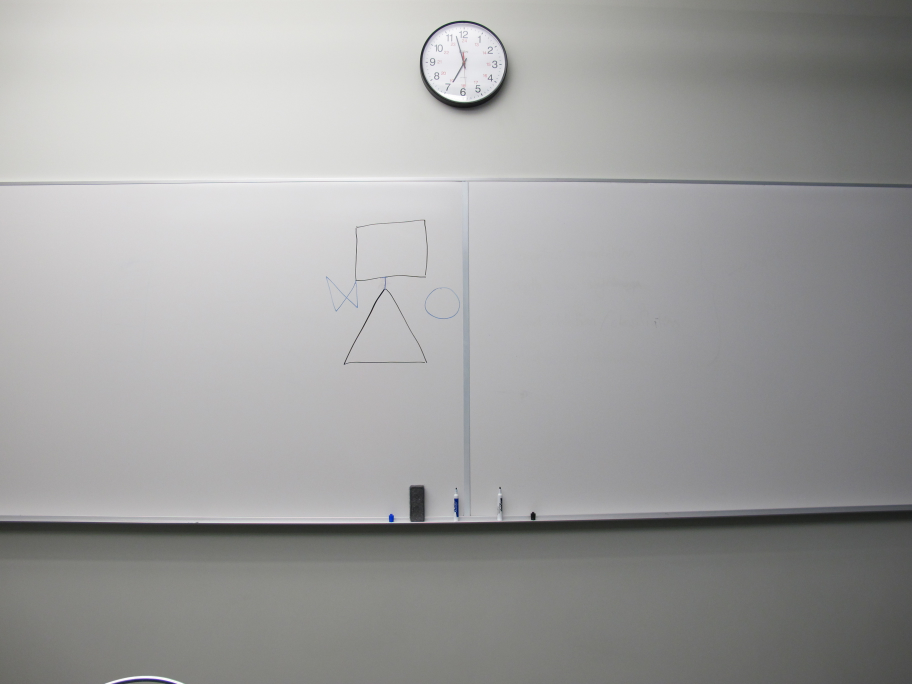
%> input picture images/new/init.JPG, 3648 x 2736 px (shown at 1/4 size)
$ octave realCase.m   (GNU Octave 9; MATLAB toolbox functions it lacks are replaced by stand-ins)
%> lines starting %> are read from the running program, lines starting %| are printed output that depends on the picture
### scripts/returnContour.m
function [ x_bar,y_bar ] = returnContour( img,titletext )
%RETURNCONTOUR This function ask user to select the ROI on a given image
%  It returns the x_bar and y_bar of the countours points in selected ROI
figure('name',titletext),
imshow(img);
% ask user to select a rectangle
rect = getrect;
mask = img(floor(rect(2)):floor(rect(2)+rect(4)),floor(rect(1)):floor(rect(1)+rect(3)));
% create the mask with graythresh value
R = im2bw(mask,graythresh(mask));
img(floor(rect(2)):floor(rect(2)+rect(4)),floor(rect(1)):floor(rect(1)+rect(3))) = double(~R).*255;
imshow(img);
% extract the position from original image
[r,c] = ind2sub(size(R),find(R==0));
y_bar = mean(r)+rect(2);
x_bar = mean(c)+rect(1);
end

### scripts/realCase.m
clear;close;
%% The parameters of the camera we used in this project
g_f = 6.1;
dx = 7.44/3648;
dy = 5.58/2736;
g_fx = g_f/dx;
g_fy = g_f/dy;
% Pre-set parameters of pan and roll angles in degree
pan_angle = 9;
til_angle = 6;
%% Read Real Image from files and
imgInitR = imread('../images/new/init.JPG');
imgPanR = imread('../images/new/p9.JPG');
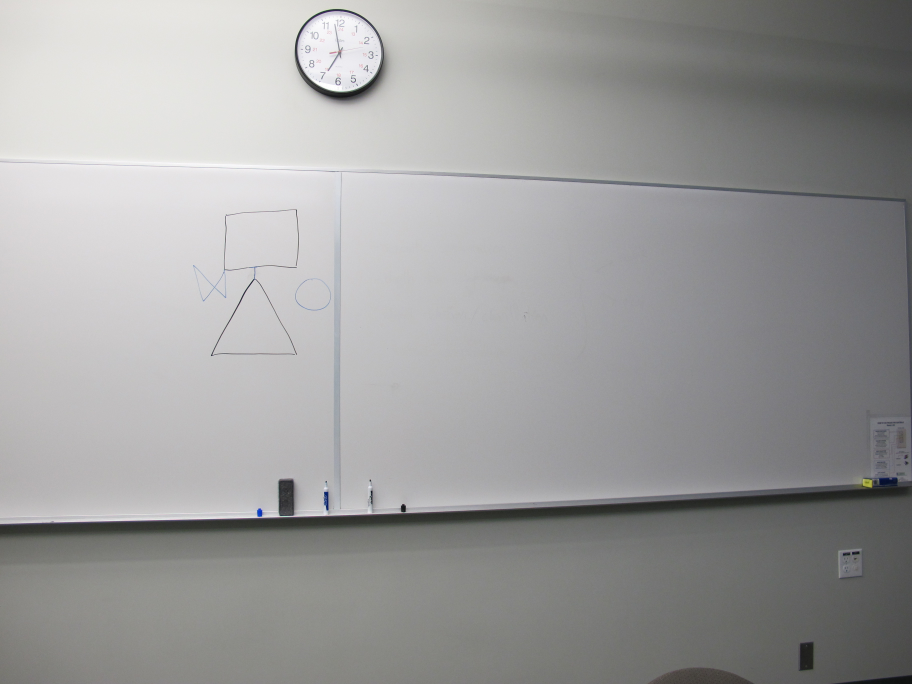
%> input picture images/new/p9.JPG, 3648 x 2736 px (shown at 1/4 size)
imgTilR = imread('../images/new/t6.JPG');
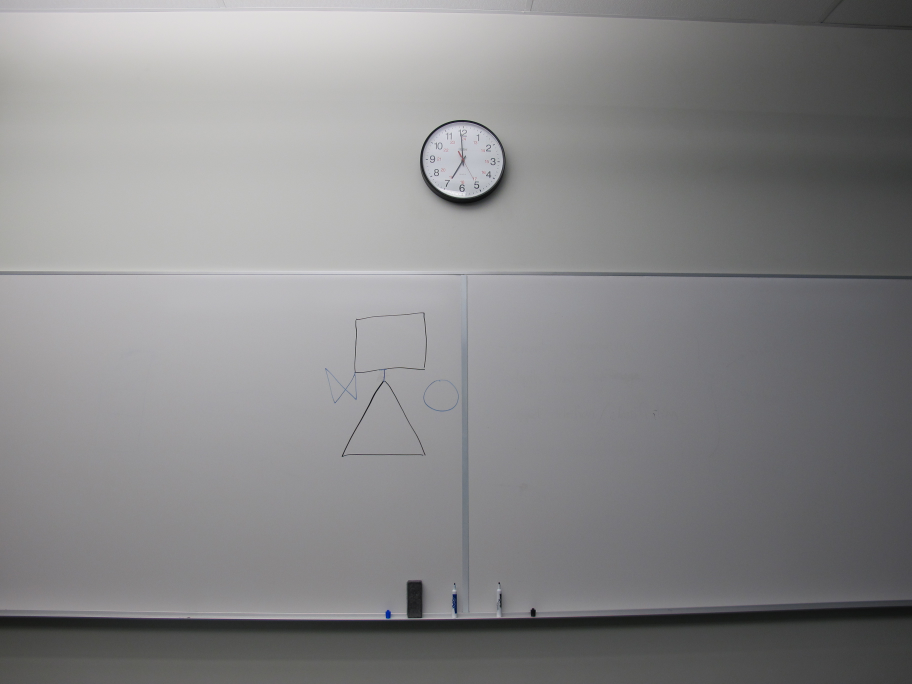
%> input picture images/new/t6.JPG, 3648 x 2736 px (shown at 1/4 size)
imgRoll180R = imread('../images/new/r180.JPG');
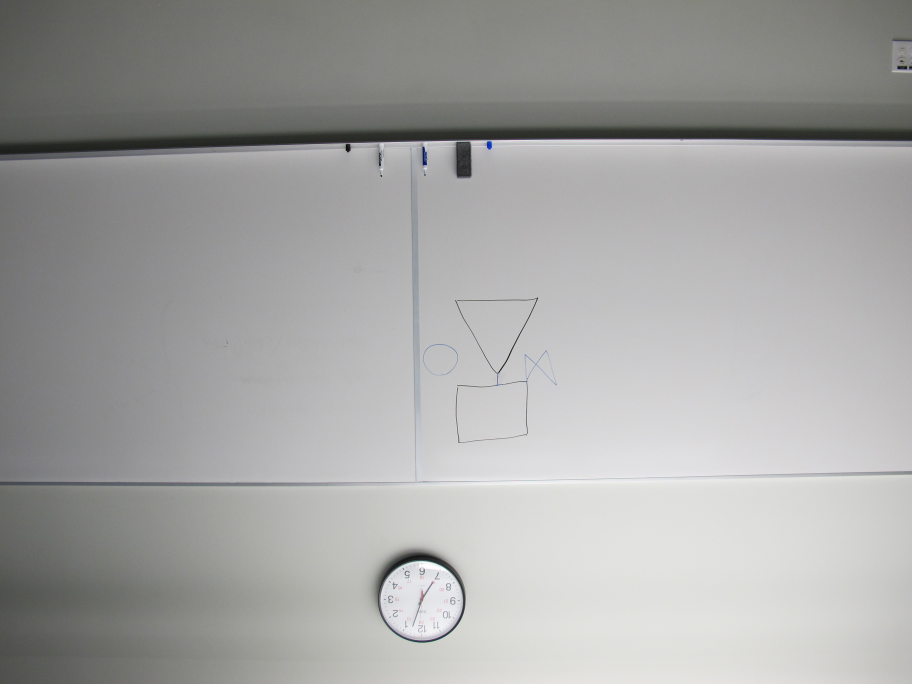
%> input picture images/new/r180.JPG, 3648 x 2736 px (shown at 1/4 size)
%% Parse them to the grayscale image
imgInit = rgb2gray(imgInitR);
imgFakeR180 = flip(flip(imgInit,1),2);
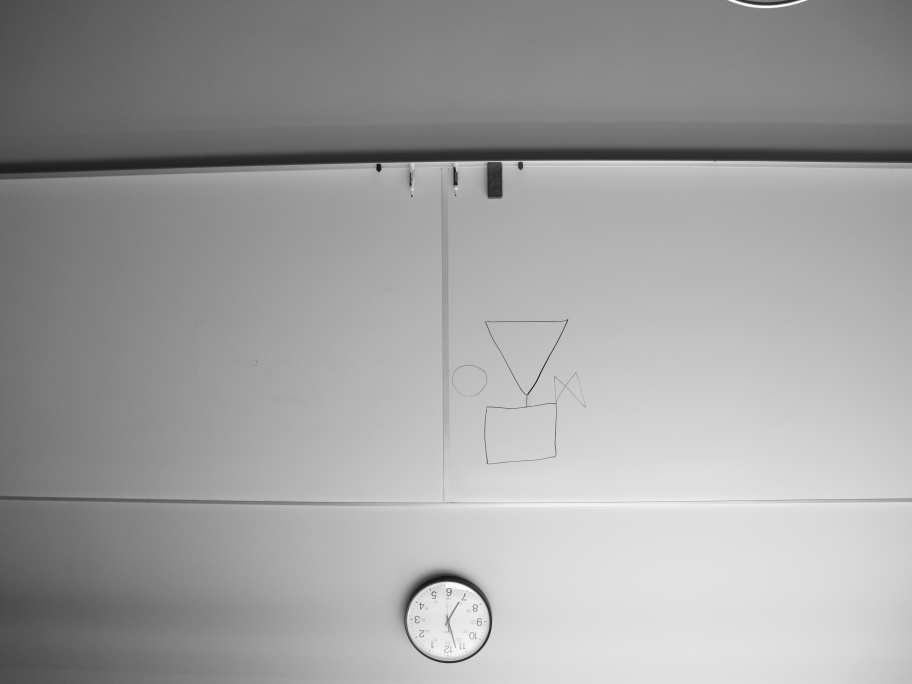
%> imgFakeR180: size 2736x3648 uint8 (shown at 1/4 size); min 3, max 255, mean 160.2; mean of the top-left, top-right, bottom-left and bottom-right quarters 125.9, 152, 151.1, 211.6
imgPan = rgb2gray(imgPanR);
imgTil = rgb2gray(imgTilR);

imgRoll180 = rgb2gray(imgRoll180R);
[h,w] = size(imgInit);
%> h = 2736; w = 3648
%% Return Init Image countour
[x_bar,y_bar] = returnContour(imgInit,'Init');
%> the run ends on the next line
